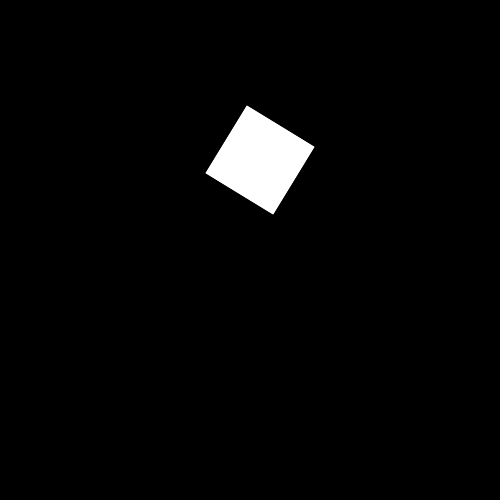
Frame 1 (no input)
Frame 60 (the mouse pressed at the canvas centre just before this capture): identical to frame 1, image omitted
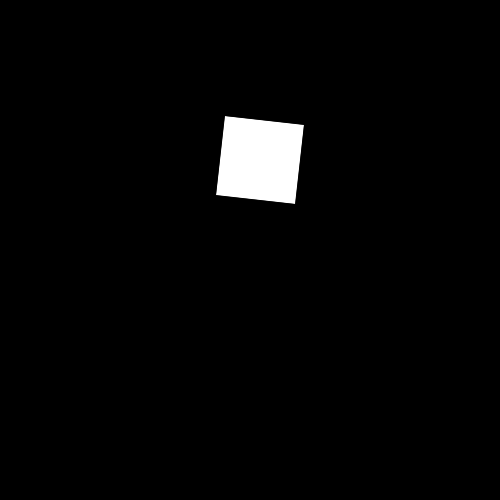
Frame 120 (the mouse held since frame 60 and released just before this capture)

The Processing sketch that drew these frames (run headless with seeded random() and noise(); from frame 60 on, the mouse is pressed at the canvas centre):

// Processing sketch: CatsInSpace
// ── CatsInSpace.pde
//Brannon Lai | 10/4/24 | Cats In Space Group Project
player p;


void setup() {
size(500,500);
p = new player(260,160);

}
void draw() {
background(0);
p.display();
p.move();
//p.x+=0.3;
}

// ── player.pde
class player {
  PImage ship;
  float x, y, vy, vx, direction, friction, ay,ax, atkcd ;
  int bullets, guncount, gundamage, health, xp, level;
  //u[]:upgrades
  player(float x, float y) {
    this.x=x;
    this.y=y;
    friction=0.2; //to be multiplied by current velocity and subtracted by acceleration
    atkcd=1;//measured in seconds
    guncount=1;
    gundamage=10;
    health=100;
    level=1;
  }
  void display() {
    pushMatrix();
    rectMode(CENTER);
    //translate(width/2,height/2);
    translate(x, y);
    rotate(atan2(mouseY-y, mouseX-x));
    rect(0, 0, 80, 80);
    popMatrix();
  }
  void move() {
  x+=vx;
  vx+=ax-(vx*friction);
  y+=vy;
  vy+=ay-(vy*friction);
  //ax=1;
  if(keyPressed) {
  if(key=='w'||key=='W'){
  ay=-1;
  }else if(key=='s'||key=='S'){
  ay=1;
  }else if(key=='a'||key=='A'){
  ax=-1;
  }else if(key=='d'||key=='D'){
  ax=1;
  }
  
  }
  
  }
}

// ── projectile.pde
class projectile{



}
